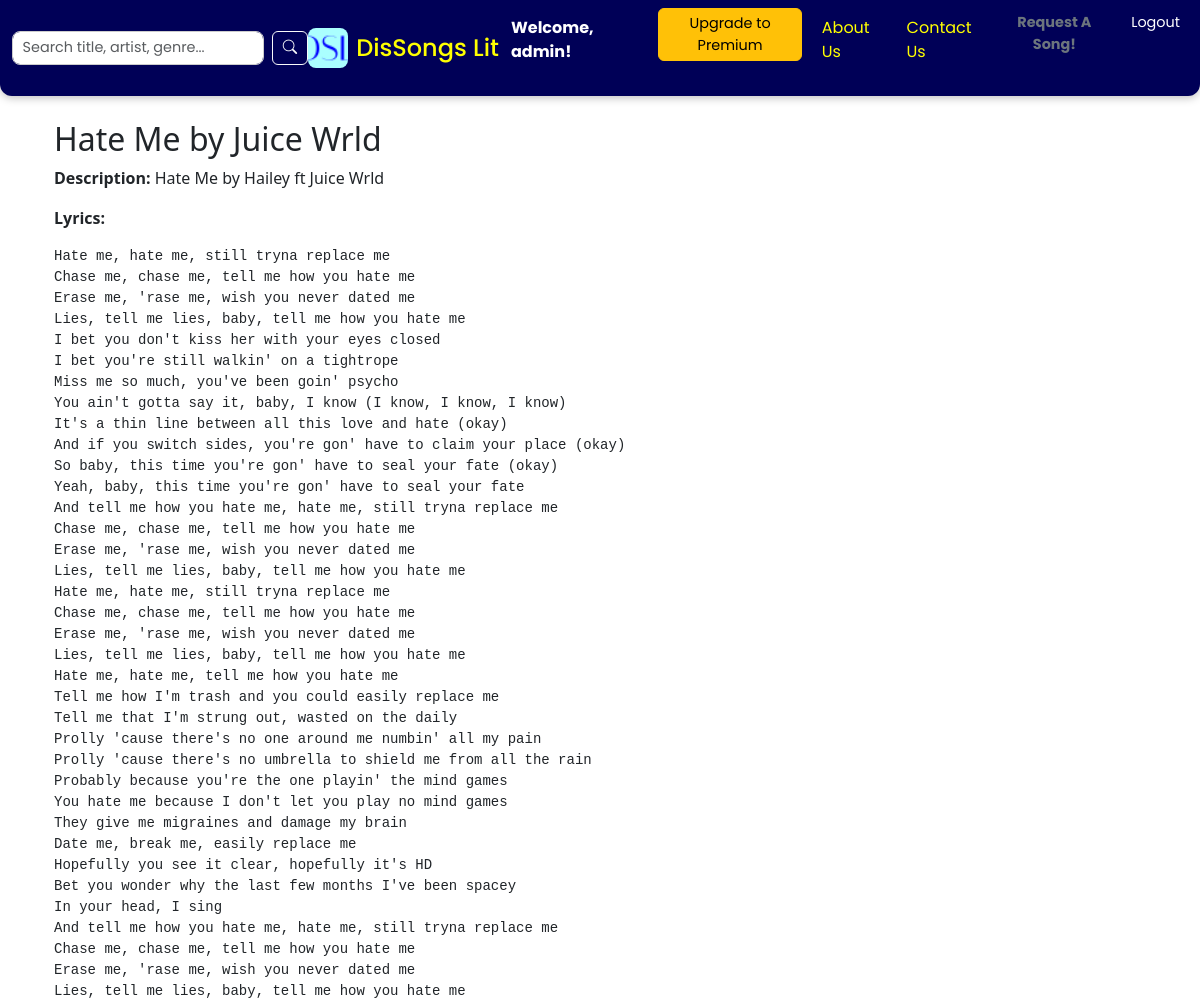
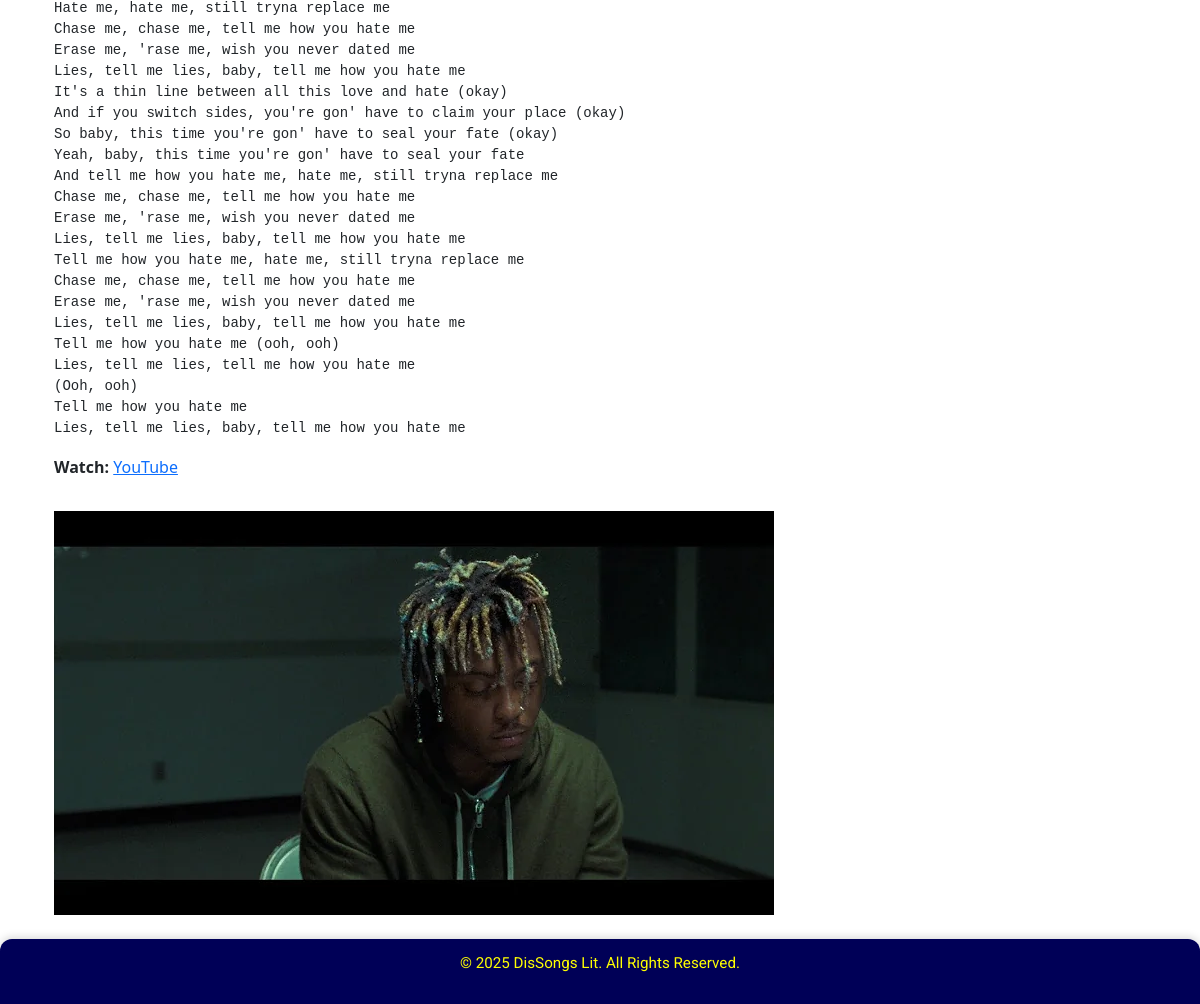
The page /DSLsong/2/ (signed in) on the database its author committed (2 pictures, top to bottom).
### dsl/models.py (models this page shows, shortened)
class AddSong(models.Model):
    title = models.CharField(max_length=200)
    artist = models.CharField(max_length=100)
    description = models.TextField(blank=True)
    genre = models.CharField(max_length=100, default="Unknown")
    lyrics = models.TextField(default='N/A', blank=True, null=True)
    image = models.ImageField(upload_to='images/')
    uploaded_by = models.ForeignKey(User, on_delete=models.CASCADE, default=1)
    video_url = models.URLField()
    upload_date = models.DateTimeField(default=timezone.now)
    click_count = models.IntegerField(default=0) #top chart counter

### dsl/views.py (the view)
# urls.py: path("DSLsong/<int:song_id>/", views.DSLsong, name='DSLsong'),
@login_required(login_url='DSLsignin')
def DSLsong(request, song_id):
    try:
        song = AddSong.objects.get(pk=song_id)
        song.click_count += 1 #increment for top song chart counter
        song.save()
        context = {'song': song}
        return render(request, 'DSLsong.html', context)
    except AddSong.DoesNotExist:
        return redirect('DSLhome')

### dsl/templates/DSLsong.html (shortened to what this page needs)
{% extends "DSLbase.html" %}
{% block content %}
<div class="container mt-4">
    <h2>{{ song.title }} by {{ song.artist }}</h2>
    <p><strong>Description:</strong> {{ song.description }}</p>
    <p><strong>Lyrics:</strong></p>
    <pre>{{ song.lyrics }}</pre>
    {% if song.video_url %}
        <p><strong>Watch:</strong> <a href="{{ song.video_url }}" target="_blank">YouTube</a></p>
    {% endif %}
    {% if song.image %}
        <img src="{{ song.image.url }}" alt="{{ song.title }}" class="img-fluid mt-3">
    {% endif %}
</div>
<br>
{% endblock %}

### dsl/templates/DSLbase.html (shortened to what this page needs)
{% load static %}
<!DOCTYPE html>
<html lang="en">
<head>
    <link rel="stylesheet" href="{% static 'css/style.css' %}">
    <link href="https://cdn.jsdelivr.net/npm/bootstrap@5.3.0-alpha1/dist/css/bootstrap.min.css" rel="stylesheet">
    <link rel="stylesheet" href="https://cdn.jsdelivr.net/npm/bootstrap-icons@1.10.5/font/bootstrap-icons.css">
</head>
<body>
<nav class="navbar navbar-expand-lg navbar-dark">
    <div class="container-fluid">
        <form class="d-flex me-auto" method="get" action="{% url 'DSLhome' %}">
            <input class="form-control me-2" type="search" name="query" placeholder="Search title, artist, genre..." aria-label="Search">
            <button class="btn btn-outline-light" type="submit"><i class="bi bi-search"></i></button>
        </form>
        <a class="navbar-brand mx-auto d-flex align-items-center" href="{% url 'DSLhome' %}">
            <img src="{% static 'images/DisSongs.png' %}" height="40" class="me-2">
            <span class="fs-4">DisSongs Lit</span>
        </a>
        <ul class="navbar-nav ms-auto text-white">
            {% if user.is_authenticated %}
                <li class="nav-item">
                    <p class="navbar-text me-3 text-white"><strong>Welcome, {{ user.username }}!</strong></p>
                </li>
                {% if is_premium %}
                    <li class="nav-item">
                        <span class="badge bg-success text-white">Premium</span>
                    </li>
                {% else %}
                    <li class="nav-item">
                        <a href="{% url 'create_payment' %}" class="btn btn-warning btn-sm">Upgrade to Premium</a>
                    </li>
                {% endif %}
                <li class="nav-item">
                    <a class="nav-link" href="{% url 'DSLhome' %}#about">About Us</a>
                </li>
                <li class="nav-item">
                    <a class="nav-link" href="{% url 'DSLcontactus' %}">Contact Us</a>
                </li>
                {% if is_premium %}
                    <li class="nav-item">
                        <a class="nav-link" href="{% url 'DSLupload' %}">Request A Song!</a>
                    </li>
                {% else %}
                    <li class="nav-item">
                        <button class="btn btn-link nav-link text-secondary fw-bold" data-bs-toggle="tooltip" data-bs-placement="bottom" title="For Premium Members Only" style="text-decoration: cyan; cursor: default;">
                            Request A Song!
                        </button>
                    </li>
                {% endif %}
                <li class="nav-item">
                    <form method="post" action="{% url 'logout_user' %}">
                        <button type="submit" class="nav-link btn btn-link text-white" style="text-decoration: none;">Logout</button>
                    </form>
                </li>
            {% endif %}
        </ul>
    </div>
</nav>
<div class="container mt-4">
    {% block content %}{% endblock %}
</div>
<footer>
    <div class="container-fluid footer">
        <p>&copy; 2025 DisSongs Lit. All Rights Reserved.</p>
    </div>
</footer>
</body>
</html>

### dsl/static/css/style.css (style rules this page uses)
.navbar, .footer { font-family: 'Poppins', sans-serif; }
body { background-color: white; color: black; }
.navbar { background-color: #000057 !important; padding-top: 0.4rem; padding-bottom: 0.4rem; box-shadow: 0 2px 8px rgba(0, 0, 0, 0.25); border-radius: 0 0 12px 12px; transition: all 0.3s ease-in-out; }
.navbar-brand, .nav-link { color: yellow !important; font-size: 1rem; font-weight: 500; transition: color 0.3s ease-in-out; }
.navbar-brand img { border-radius: 8px; }
.nav-item { margin-left: 0.75rem; }
.navbar .btn { font-size: 0.9rem; padding: 4px 10px; border-radius: 6px; transition: background-color 0.3s ease-in-out, transform 0.2s; }
.navbar input[type="search"] { border-radius: 8px; font-size: 0.9rem; padding: 0.35rem 0.6rem; border: 1px solid #ccc; }
.footer { font-family: "Roboto", sans-serif; background-color: #000057; color: yellow; text-align: center; padding: 0.8rem; font-size: 0.95rem; border-radius: 12px 12px 0 0; box-shadow: 0 -2px 8px rgba(0, 0, 0, 0.15); }

### rows shown on the page
AddSong: title "Hate Me", artist "Juice Wrld", description "Hate Me by Hailey ft Juice Wrld", lyrics "Hate me, hate me, still tryna replace me Chase me, chase me, tell me how you hate me Erase me, 'rase me, wish you never dated me Lies, tell me lies, baby, tell me how you hate me I bet you don't kiss her with your eyes closed I bet you're still walkin' on a tightrope Miss me so much, you've been goin' psycho You ain't gotta say it, baby, I know (I know, I know, I know) It's a thin line between all this love and hate (okay) And if you switch sides, you're gon' have to claim your place (okay) So baby, this time you're gon' have to seal your fate (okay) Yeah, baby, this time you're gon' have to seal your fate And tell me how you hate me, hate me, still tryna replace me Chase me, chase me, tell…", image (picture)

### other values the page prints
{{ user.username }} "admin"
